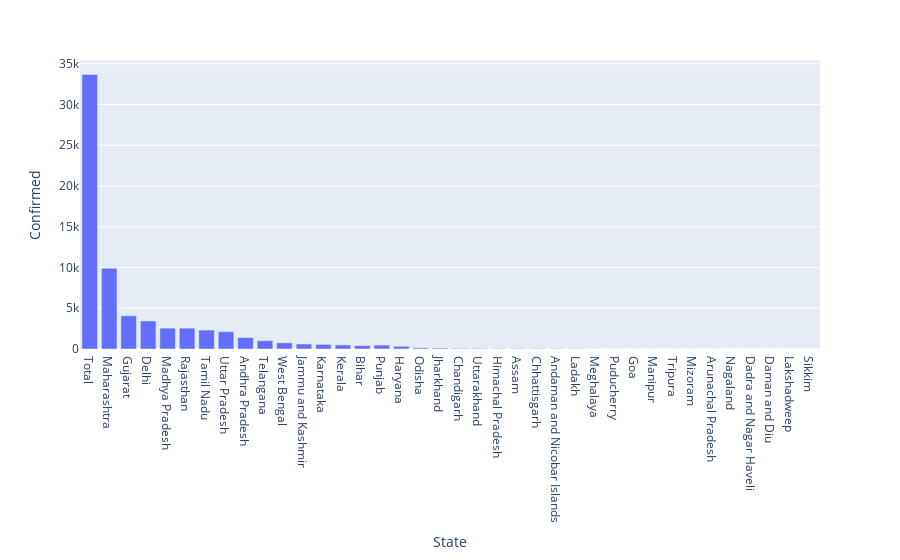

Notebook code cell kept with this figure:
### Markdown cell above
# Plotly Express Visualisation

### Code cell
px.bar(df,x="State",y="Confirmed")

### Figure 1 — Plotly figure (JSON) as saved in the notebook; plotly's stock layout.template omitted (floating-point values rounded to 4 significant figures)
{"data": [{"alignmentgroup": "True", "hovertemplate": "State=%{x}<br>Confirmed=%{y}<extra></extra>", "legendgroup": "", "marker": {"color": "#636efa"}, "name": "", "offsetgroup": "", "orientation": "v", "showlegend": false, "textposition": "auto", "type": "bar", "x": ["Total", "Maharashtra", "Gujarat", "Delhi", "Madhya Pradesh", "Rajasthan", "Tamil Nadu", "Uttar Pradesh", "Andhra Pradesh", "Telangana", "West Bengal", "Jammu and Kashmir", "Karnataka", "Kerala", "Bihar", "Punjab", "Haryana", "Odisha", "Jharkhand", "Chandigarh", "Uttarakhand", "Himachal Pradesh", "Assam", "Chhattisgarh", "Andaman and Nicobar Islands", "Ladakh", "Meghalaya", "Puducherry", "Goa", "Manipur", "Tripura", "Mizoram", "Arunachal Pradesh", "Nagaland", "Dadra and Nagar Haveli", "Daman and Diu", "Lakshadweep", "Sikkim"], "xaxis": "x", "y": [33694, 9915, 4082, 3439, 2560, 2556, 2323, 2134, 1403, 1016, 758, 614, 565, 498, 422, 480, 339, 142, 107, 74, 57, 40, 42, 40, 33, 22, 12, 8, 7, 2, 2, 1, 1, 0, 0, 0, 0, 0], "yaxis": "y"}], "layout": {"barmode": "relative", "legend": {"tracegroupgap": 0}, "margin": {"t": 60}, "xaxis": {"anchor": "y", "domain": [0, 1], "title": {"text": "State"}}, "yaxis": {"anchor": "x", "domain": [0, 1], "title": {"text": "Confirmed"}}}}
